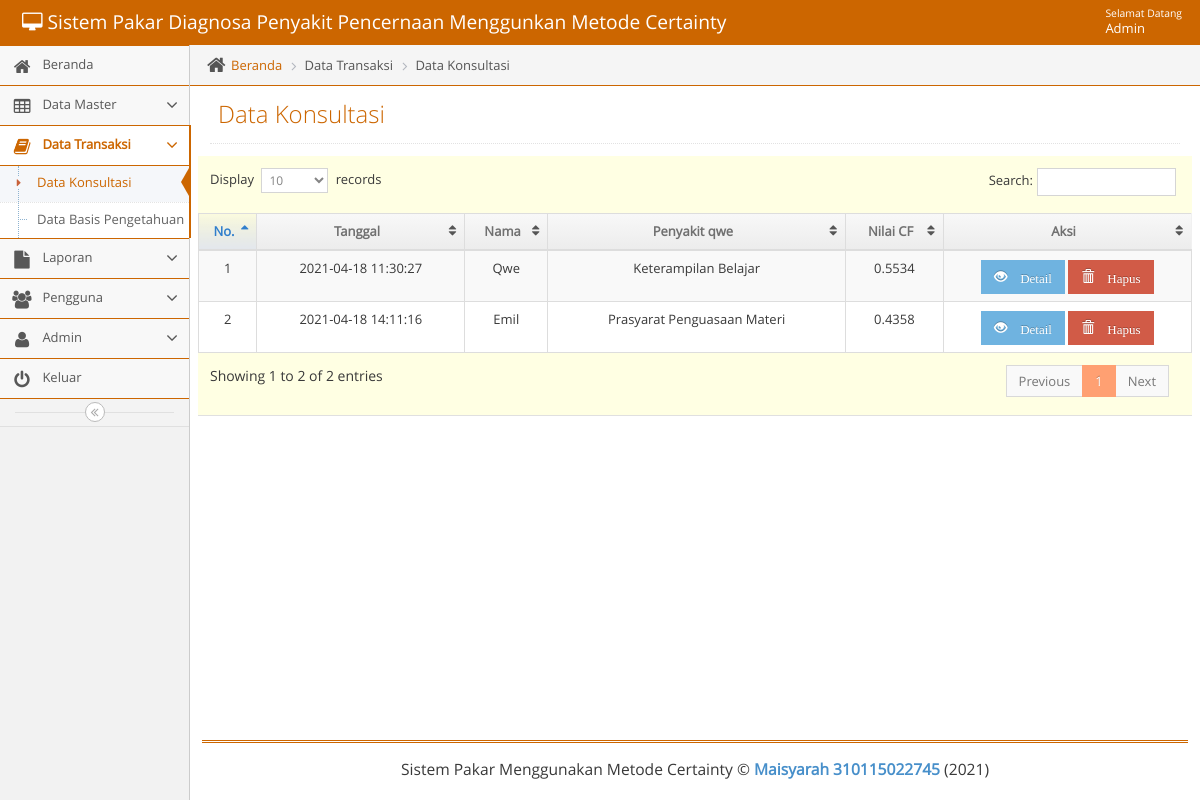
/admin/adminmainapp.php?unit=konsultasi_unit&act=datagrid (signed in), run on an earlier commit of the app's database.
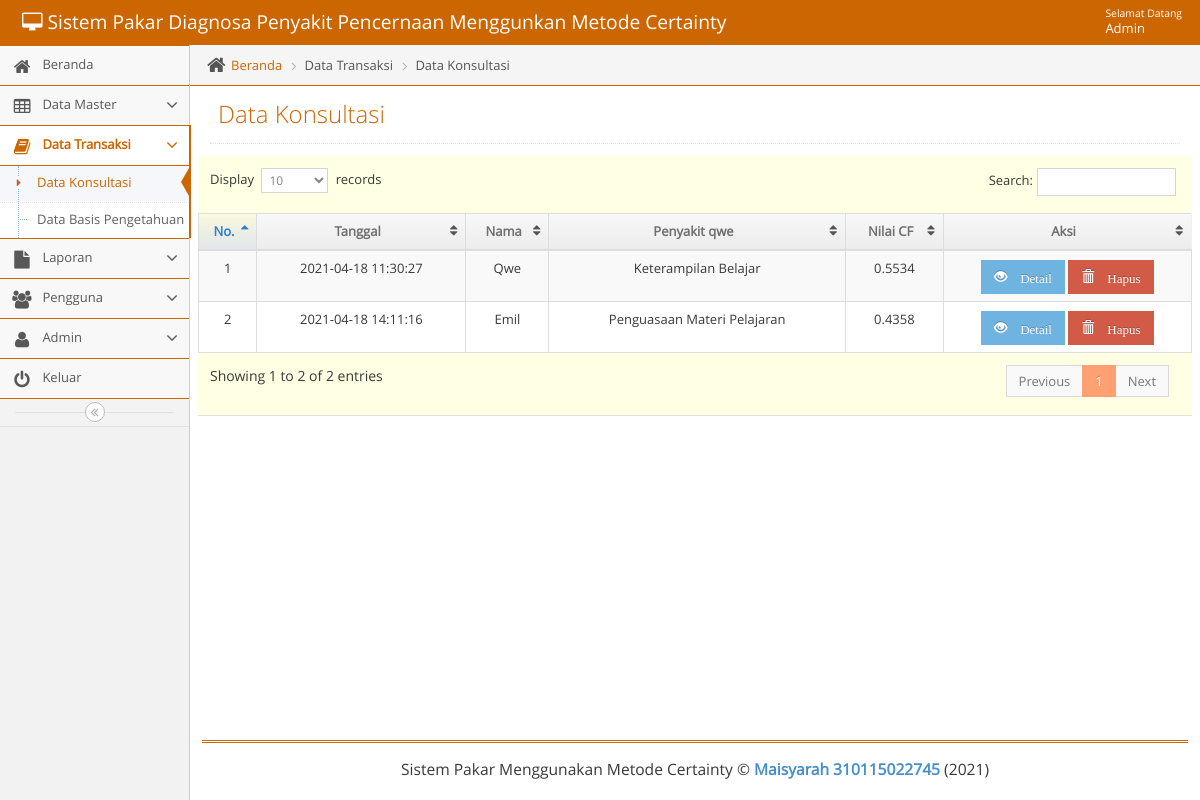
And on a later commit of the database.
### tables this page shows
CREATE TABLE `t_hasil` (
  `kode_hasil` int(11) NOT NULL,
  `bidang_masalah` text NOT NULL,
  `item_masalah` text NOT NULL,
  `nilai_cf` varchar(16) NOT NULL,
  `tanggal` datetime NOT NULL,
  `hasil_id` varchar(11) NOT NULL,
  `kode_siswa` varchar(11) NOT NULL
);

CREATE TABLE `t_siswa` (
  `id_siswa` int(11) NOT NULL,
  `nama_siswa` varchar(100) NOT NULL,
  `jenis_kelamin` enum('Laki-laki','Perempuan') NOT NULL,
  `kelas` varchar(10) NOT NULL,
  `kode_siswa` varchar(11) NOT NULL
);

CREATE TABLE `t_bidang_masalah` (
  `id_bidang_masalah` int(11) NOT NULL,
  `kode_bidang_masalah` varchar(5) NOT NULL,
  `nama_bidang_masalah` varchar(500) NOT NULL,
  `detail_bidang_masalah` varchar(500) NOT NULL
);

### admin/unit/konsultasi_unit.php (the view, shortened to what this page needs)
<?php
$act = $_GET['act'];
switch($act){
    case "datagrid":
        ?>
<?php
include("../admin/leftbar.php");
?>
			<div class="main-content">
				<div class="main-content-inner">
					<div class="breadcrumbs ace-save-state" id="breadcrumbs">
						<ul class="breadcrumb">
							<li>
								<i class="ace-icon fa fa-home home-icon"></i>
								<a href="adminmainapp.php?unit=dashboard">Beranda</a>
							</li>
              <li>Data Transaksi</li>
							<li>Data Konsultasi</li>
						</ul>
					</div>
					<div class="page-content">
						<div class="page-header">
							<h1>Data Konsultasi</h1>
						</div>
						<div class="row">
							<div class="col-xs-12">
								<div class="row">
                  <div class="box box-primary">
                    <div class="box-body table-responsive padding">
                      <table id="datatable" class="table table-striped table-bordered table-hover">
                        <thead>
                          <tr>
                            <th style="text-align: center">No.</th>
                            <th style="text-align: center">Tanggal</th>
                            <th style="text-align: center">Nama</th>
                            <th style="text-align: center">Penyakit qwe</th>
                            <th style="text-align: center">Nilai CF</th>
                            <th style="text-align: center">Aksi</th>
                          </tr>
                        </thead>
                        <tbody>
                         <?php $no=1;
                          $qdatagrid ="  SELECT
                           t_hasil.kode_hasil, t_hasil.tanggal, t_hasil.nilai_cf, t_hasil.hasil_id,
						   t_bidang_masalah.kode_bidang_masalah, t_bidang_masalah.nama_bidang_masalah,
						   t_siswa.kode_siswa, t_siswa.nama_siswa
                            FROM
                                t_hasil
                                    JOIN t_bidang_masalah ON t_hasil.hasil_id = t_bidang_masalah.kode_bidang_masalah
									JOIN t_siswa ON t_hasil.kode_siswa = t_siswa.kode_siswa";
                            $rdatagrid = mysqli_query($mysqli, $qdatagrid);
                            while($ddatagrid=mysqli_fetch_assoc($rdatagrid)) {
                                echo "
                                <tr>
                                     <td style= text-align:center>$no</td>
                                     <td style= text-align:center>$ddatagrid[tanggal]</td>
                                     <td style= text-align:center>".ucwords("$ddatagrid[nama_siswa]")."</td>
                                     <td style= text-align:center>$ddatagrid[nama_bidang_masalah]</td>
                                     <td style= text-align:center>$ddatagrid[nilai_cf]</td>
                                     <td style=text-align:center>
                                         <a href=?unit=konsultasi_unit&act=update&kd_hasil=$ddatagrid[kd_hasil] class='btn btn-sm btn-info glyphicon glyphicon-eye-open' > Detail</a>
                                         <a href=?unit=konsultasi_unit&act=delete&kd_hasil=$ddatagrid[kd_hasil] class='btn btn-sm btn-danger glyphicon glyphicon-trash' onclick='return confirm(\"Yakin Akan Menghapus Data?\")'> Hapus</a>
                                     </td>
                                </tr>
                                ";
                                $no++;
                             }
                             ?>
                        </tbody>
                      </table>
                    </div>
                  </div>
								</div>
							</div>
						</div>
					</div>
				</div>
			</div>
		<?php
            include("../admin/footer.php");
            ?>
	</body>
</html>
 <?php
        break;
            ?>
  <?php
}

### admin/head.php (shortened to what this page needs)
<?php error_reporting(0);
$page=$_REQUEST['unit'];
$act1=$_REQUEST['act'];
$active='class="active"';
$open='class="active open"';
?>
<!DOCTYPE html>
<html lang="en">
    <head>
        <link rel="stylesheet" href="../css/backend/css/bootstrap.min.css" />
        <link rel="stylesheet" href="../css/backend/font-awesome/4.5.0/css/font-awesome.min.css" />
        <link rel="stylesheet" href="../css/backend/css/ace.min.css" class="ace-main-stylesheet" id="main-ace-style" />
        <link rel="stylesheet" href="../css/backend/css/ace-skins.min.css" />
        <link rel="stylesheet" href="../css/backend/css/ace-rtl.min.css" />
		<link rel='stylesheet prefetch' href='../css/tentang/style.css'>
    </head>

### admin/navbar.php (shortened to what this page needs)
<body class="no-skin">
        <?php
        require_once '../lib/koneksi.php';
        if ($_SESSION['status'] == 'Admin') {
          $qupdate = "SELECT * FROM  t_admin WHERE nama_pengguna = '".$_SESSION['nm_pengguna']."'";
         $rupdate = mysqli_query($mysqli, $qupdate);
         $dupdate = mysqli_fetch_assoc($rupdate);
        }
        else {
          $qupdate = "SELECT * FROM  t_user WHERE nama_pengguna = '".$_SESSION['nm_pengguna']."'";
          $rupdate = mysqli_query($mysqli, $qupdate);
          $dupdate = mysqli_fetch_assoc($rupdate);
        }
        ?>
        <div id="navbar" class="navbar navbar-default ace-save-state">
            <div class="navbar-container ace-save-state" id="navbar-container">
            <div class="navbar-header pull-left">
                <a href="adminmainapp.php?unit=dashboard" class="navbar-brand"><small><i class="fa fa-desktop"></i> Sistem Pakar Diagnosa Penyakit Pencernaan Menggunkan Metode Certainty </small></a>
            </div>
            <div class="navbar-buttons navbar-header pull-right" role="navigation">
              <ul class="nav ace-nav">
                <li class="light-blue dropdown-modal">
                  <a data-toggle="dropdown" href="#" class="dropdown-toggle">
                    <span class="user-info"><small>Selamat Datang</small>  <?php echo ucwords($dupdate['nama']); ?></span>
                  </a>
                </li>
              </ul>
            </div>
        </div>
    </div>

### admin/adminmainapp.php
<?php
   include("../admin/head.php");
?>
<?php
   include("../admin/navbar.php");
?>
<div class="main-container ace-save-state" id="main-container">
<?php
    require_once('content.php');
?>

### admin/content.php (shortened to what this page needs)
<?php
$unit = $_GET['unit'];
if($unit == "produk_unit") {
    require_once 'unit/produk_unit.php';
}
else if($unit == "dashboard") {
    require_once 'unit/dashboard.php';
}
else if($unit == "tentangbidangmasalah_unit") {
    require_once 'unit/tentangbidangmasalah_unit.php';
}
else if($unit == "p_dashboard") {
    require_once 'unit/p_dashboard.php';
}
else if($unit == "p_penyakit_unit") {
    require_once 'unit/p_penyakit_unit.php';
}
else if($unit == "p_cf_unit") {
    require_once 'unit/p_cf_unit.php';
}
else if($unit == "l_penyakit") {
    require_once 'unit/l_penyakit.php';
}
else if($unit == "penyakit_unit") {
    require_once 'unit/penyakit_unit.php';
}
else if($unit == "gejala_unit") {
    require_once 'unit/gejala_unit.php';
}
else if($unit == "dbp_unit") {
    require_once 'unit/dbp_unit.php';
}
else if($unit == "admin_unit") {
    require_once 'unit/admin_unit.php';
}
else if($unit == "pengguna_unit") {
    require_once 'unit/pengguna_unit.php';
}
else if($unit == "l_gejala") {
    require_once 'unit/l_gejala.php';
}
else if($unit == "l_dbp") {
    require_once 'unit/l_dbp.php';
}
else if($unit == "l_konsultasi_d") {
    require_once 'unit/l_konsultasi_d.php';
}
else if($unit == "konsultasi_unit") {
    require_once 'unit/konsultasi_unit.php';
}

### admin/leftbar.php (shortened to what this page needs)
<div id="sidebar" class="sidebar responsive ace-save-state">
  <ul class="nav nav-list" >
      <?php
                                  if ($_SESSION['status'] == "Admin"){
                                    ?>
    <li <?php if ($page=='dashboard') {echo $active;}?>>
        <a href="adminmainapp.php?unit=dashboard">
        <i class="menu-icon fa fa-home"></i>
        <span class="menu-text"> Beranda </span>
      </a>
    </li>
    <li  <?php if ($page=='penyakit_unit' or $page=='gejala_unit' or $page=='tentangbidangmasalah_unit') {echo $open;}?>>
      <a href="#" class="dropdown-toggle">
        <i class="menu-icon fa fa-table"></i>
        <span class="menu-text"> Data Master </span>
        <b class="arrow fa fa-angle-down"></b>
      </a>
    </li>
    <li  <?php if ($page=='dbp_unit' or $page=='konsultasi_unit') {echo $open;}?>>
      <a href="#" class="dropdown-toggle">
        <i class="menu-icon fa fa-book"></i>
        <span class="menu-text"> Data Transaksi </span>
        <b class="arrow fa fa-angle-down"></b>
      </a>
      <ul class="submenu">
        <li <?php if ($page=='konsultasi_unit' && $act1=='datagrid') {echo $active;}?>>
          <a href="adminmainapp.php?unit=konsultasi_unit&act=datagrid"><i class="menu-icon fa fa-caret-right"></i>Data Konsultasi</a>
		  <li <?php if ($page=='dbp_unit' && $act1=='datagrid') {echo $active;}?>>
          <a href="adminmainapp.php?unit=dbp_unit&act=datagrid"><i class="menu-icon fa fa-caret-right"></i>Data Basis Pengetahuan</a>
        </li>
		 </li>
      </ul>
    </li>
    <li <?php if ($page=='l_penyakit' or $page=='l_gejala' or $page=='l_dbp') {echo $open;}?>>
      <a href="#" class="dropdown-toggle">
        <i class="menu-icon fa fa-file"></i>
        <span class="menu-text"> Laporan </span>
        <b class="arrow fa fa-angle-down"></b>
      </a>
    </li>
    <li <?php if ($page=='pengguna_unit') {echo $open;}?>>
      <a href="#" class="dropdown-toggle">
        <i class="menu-icon fa fa-users"></i>
        <span class="menu-text"> Pengguna </span>
        <b class="arrow fa fa-angle-down"></b>
      </a>
    </li>
    <li <?php if ($page=='admin_unit') {echo $open;}?>>
      <a href="#" class="dropdown-toggle">
        <i class="menu-icon fa fa-user"></i>
        <span class="menu-text"> Admin </span>
        <b class="arrow fa fa-angle-down"></b>
      </a>
    </li>
     <?php
                                }
                                ?>
    <li>
        <a href="logout.php">
        <i class="menu-icon fa fa-power-off"></i>
        <span class="menu-text"> Keluar </span>
      </a>
    </li>
  </ul>
  <div class="sidebar-toggle sidebar-collapse" id="sidebar-collapse">
    <i id="sidebar-toggle-icon" class="ace-icon fa fa-angle-double-left ace-save-state" data-icon1="ace-icon fa fa-angle-double-left" data-icon2="ace-icon fa fa-angle-double-right"></i>
  </div>
</div>

### admin/footer.php (shortened to what this page needs)
  <div class="space-20"></div>
  <div class="footer">
    <div class="footer-inner">
      <div class="footer-content">
        <span class="bigger-120">
          Sistem Pakar  Menggunakan Metode Certainty
		  &copy; <span class="blue bolder">Maisyarah 310115022745</span> (<?= date("Y") ?>)
        </span>
      </div>
    </div>
  </div>
</div>

### css/tentang/style.css (style rules this page uses)
html { font-family:sans-serif; -ms-text-size-adjust:100%; -webkit-text-size-adjust:100% }
body { margin:0 }
a { background-color:transparent }
b,strong { font-weight:700 }
h1 { font-size:2em; margin:.67em 0 }
small { font-size:80% }
table { border-collapse:collapse; border-spacing:0 }
td,th { padding:0 }
.border-box,article,body,code,dd,div,dl,dt,fieldset,footer,form,header,html,input[type=email],input[type=password],input[type=tel],input[type=text],input[type=url],li,main,ol,p,pre,section,textarea,ul { box-sizing:border-box }

What changed in the data, as far as the page shows it:
changed through a linked row, t_hasil "Emil": t_bidang_masalah.nama_bidang_masalah "Prasyarat Penguasaan Materi" → "Penguasaan Materi Pelajaran"
